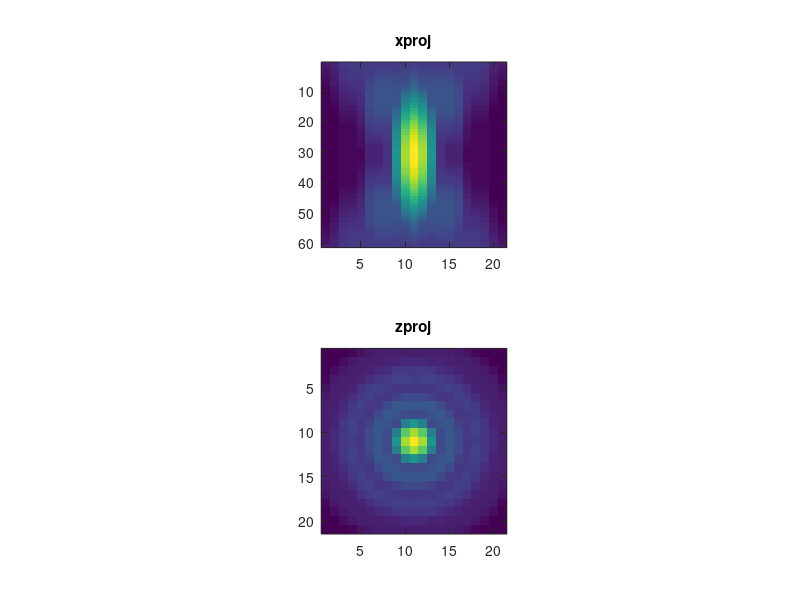
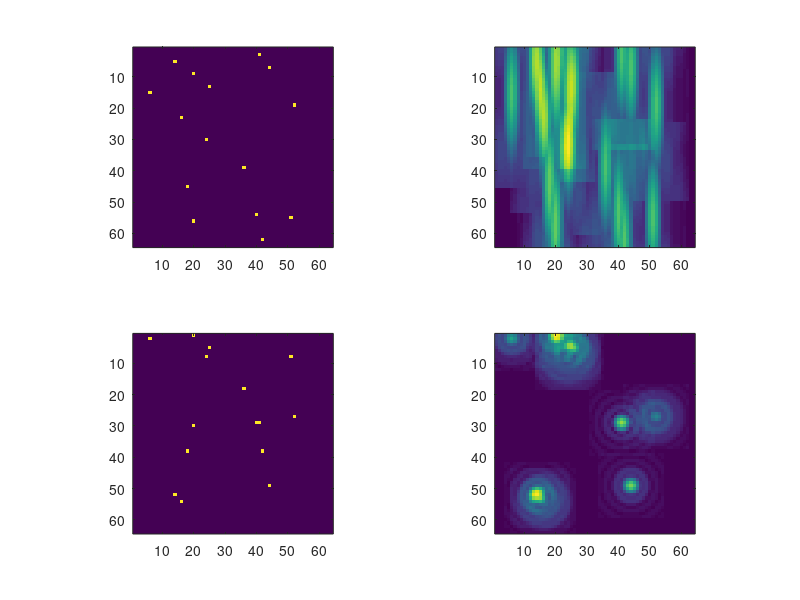
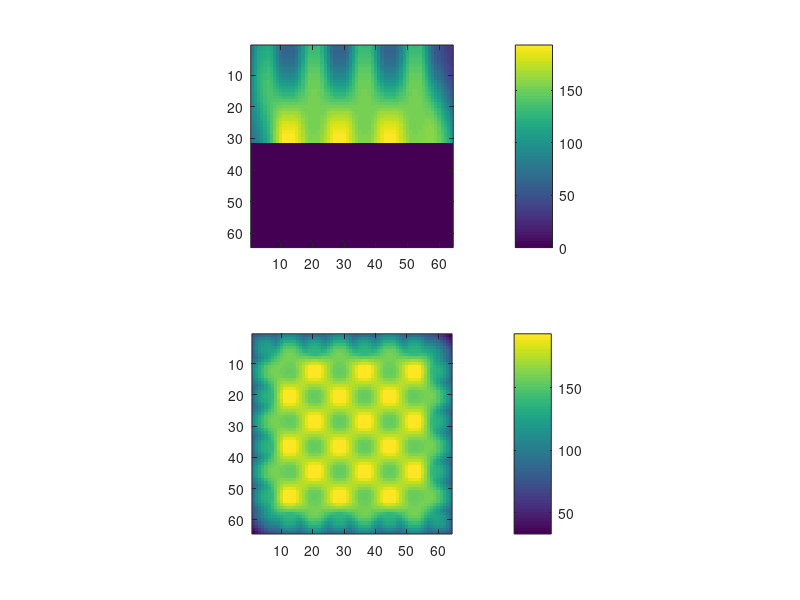

The MATLAB source for these figures, in order:
%Simulate confocal effect created by aperture coding/structured
%illumination.
clear all;
%close all;
clc;

%Object (a bunch of delta functions)
xd = 64; yd = xd; zd = xd;
obj = round(0.50003*rand(xd,yd,zd));

%z project object
obj_z = max(obj,[],3);
obj_x = squeeze(max(obj,[],1));



%PSF
[xp, yp, zp, rp] = ndgrid(-20:2:20,-20:2:20,-60:2:60,0:0.1:1);
NA = 0.5;
bes = besselj(0,NA*sqrt((xp.^2 + yp.^2)).*rp);
temp = sum(bes.*exp(-0.5*i*NA^2*rp.*zp).*rp,4);
psf = abs(temp);
zproj = squeeze(max(psf,[],3));
xproj = squeeze(max(psf,[],1))';
figure(1); 
subplot(2,1,2); imagesc(zproj); title('zproj'); axis square;
subplot(2,1,1); imagesc(xproj); title('xproj'); axis square;
%%
%Create an image without SIM
imN = convn(obj,psf,'same');
imN_z = max(imN,[],3); %z projection
imN_z = imN(:,:,1);
imN_x = squeeze(max(imN,[],1));

figure(2); 
subplot(2,2,1); imagesc(obj_x'); axis square;
subplot(2,2,3); imagesc(obj_z); axis square;
subplot(2,2,2); imagesc(imN_x'); axis square;
subplot(2,2,4); imagesc(imN_z); axis square;

%%
%Create an image with SIM and compare
maskon = ones(8,8);
maskoff = zeros(8,8);
maskp = [maskon maskoff;maskoff maskon];
mask2D = repmat(maskp,4,4);
belowMask = zeros(xd,yd,zd-1);
mask3D = cat(3,mask2D,belowMask);
maskIm = convn(mask3D,psf,'same');
imM_z = max(maskIm,[],3);
imM_x = squeeze(maskIm(36,:,:)); %squeeze(max(maskIm,[],1));
figure(3);
subplot(2,1,1); imagesc(imM_x'); axis square; colorbar;
subplot(2,1,2); imagesc(imM_z); axis square; colorbar;



%First illuminate the sample